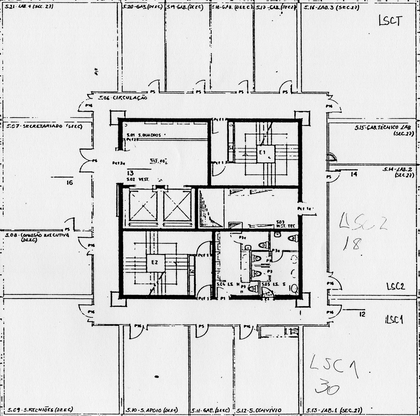
%> input picture matlab_pioneer/Piso005crop.png, 420 x 416 px, shrunk from 1637 x 1623 before the run
$ octave teste.m   (GNU Octave 9; MATLAB toolbox functions it lacks are replaced by stand-ins)
%> lines starting %> are read from the running program, lines starting %| are printed output that depends on the picture
close all

x=[2 2.5 6 7.5 7   7 9 12.5 16.5 20   22 22 22 21.5 19   15 11 8 4 2];
y=[26 22.5 21.5 18 13.5   9 7 7 7 7   9 12.5 16.5 20 21.5   21.5 21.5 21.5 22 26];
t=1:1:length(x);
vel=0.35; %m/s
%T=0.10;


sx=pchip(t,x);
sy=pchip(t,y);
tempo=1:0.001:length(x);

xref=ppval(sx,tempo);
yref=ppval(sy,tempo);
for i=1:length(xref)-1
   T(i)=norm([xref(i+1),yref(i+1)]-[xref(i),yref(i)])/vel;
end

teta_ref(1)=-pi/2;

for i=2:length(xref)
    aux=cross([1 0 0],[xref(i)-xref(i-1) yref(i)-yref(i-1) 0]);
    teta_ref(i)=atan2(aux(3),dot([1 0 0],[xref(i)-xref(i-1) yref(i)-yref(i-1) 0]));
    if teta_ref(i)-teta_ref(i-1)>pi
        teta_ref(i)=teta_ref(i)-2*pi;
    end
    if teta_ref(i)-teta_ref(i-1)<-pi
        teta_ref(i)=teta_ref(i)+2*pi;
    end
end

xsim(1)=xref(1);
ysim(1)=yref(1);
teta_sim(1)=teta_ref(1);
K1=0.1;
K2=20;


for i=1:length(xref)-1
    l=norm([xref(i),yref(i)]-[xsim(i),ysim(i)]);
    while teta_sim(i) > 2*pi
        teta_sim(i)=teta_sim(i)-2*pi;
    end
    while teta_sim(i) < -2*pi
        teta_sim(i)=teta_sim(i)+2*pi;
    end
    delta_teta(i)=teta_ref(i)-teta_sim(i);

    vels_rob=[0 0 ; K1 K2]*[l delta_teta(i)]'+[vel 0]';
    %state_space
    vels_world=[cos(teta_sim(i)) 0; sin(teta_sim(i)) 0; 0 1]*vels_rob;

    xsim(i+1)=xsim(i)+T(i)*vels_world(1);
    ysim(i+1)=ysim(i)+T(i)*vels_world(2);
    if i~=length(xref)
        teta_sim(i+1)=teta_sim(i)+T(i)*vels_world(3);
    else
        teta_sim(i+1)=teta_sim(i);
    end
end
piso5=imread('Piso005crop.png');
%> piso5 is the input picture: size 416x420x3 uint8; min 0, max 255, mean 218.5
imshow(piso5);
hold on;
plot(xref*57,57*(28.5-yref),'r');
labels = cellstr( num2str([1:length(x)]') )
plot(57*x,57*(28.5-y),'ro');
text(57*x,57*(28.5-y),labels);
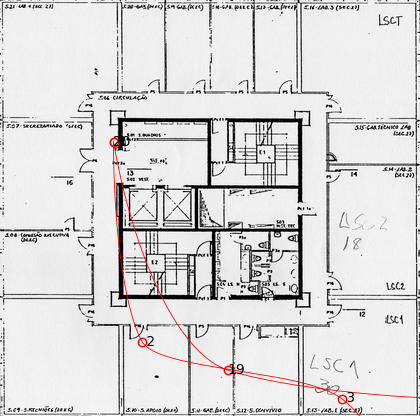
%> figure redrawn from the program's plot data
figure
imshow(piso5);
hold on;
plot(xsim*57,57*(28.5-ysim),'b');
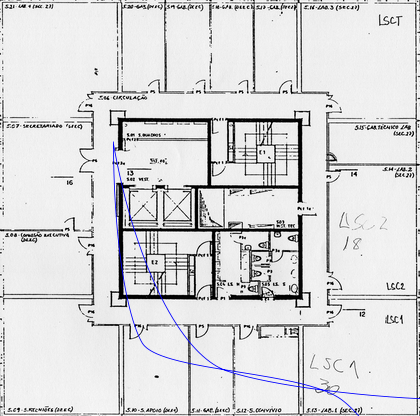
%> figure redrawn from the program's plot data
figure
plot(teta_sim,'b');
hold on;
plot(teta_ref,'r');
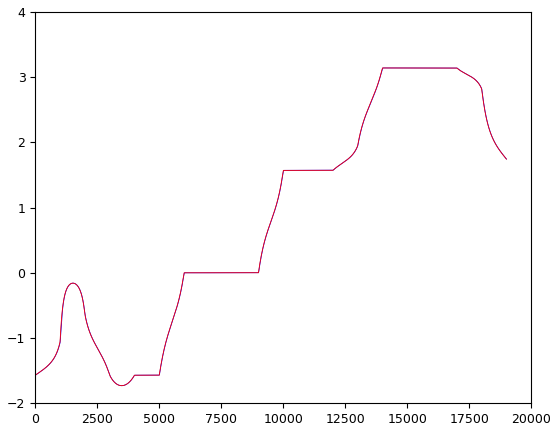
%> figure redrawn from the program's plot data; curve peaks at x = 17002, y = 3.14; curve peaks at x = 14002, y = 3.14
